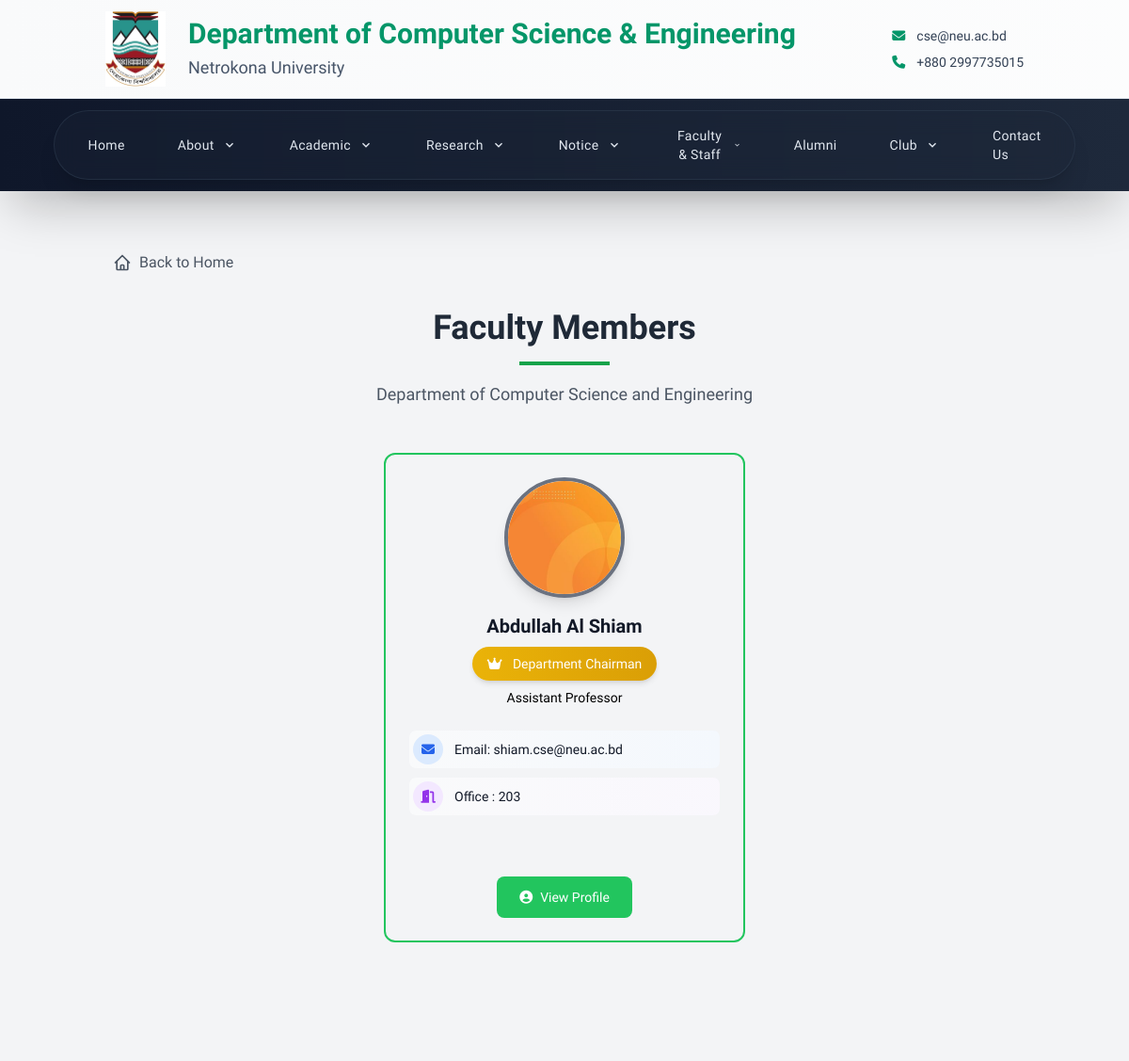
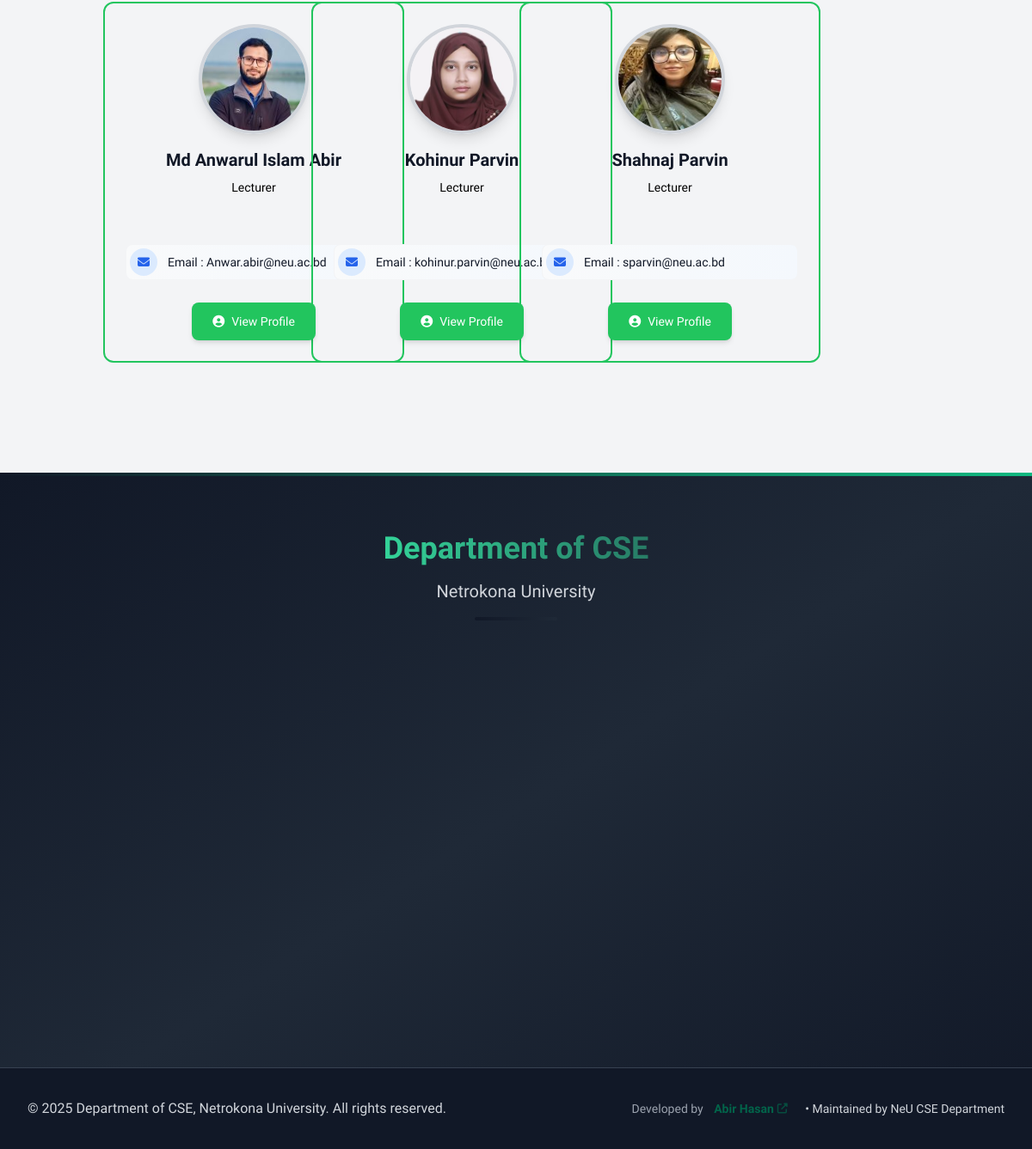
The page /faculty/active/ on the database its author committed (2 pictures, top to bottom).
### cse_app/models.py (models this page shows, shortened)
class FacultyMember(models.Model):
    DESIGNATION_CHOICES = (
        ('professor', 'Professor'),
        ('associate_professor', 'Associate Professor'),
        ('assistant_professor', 'Assistant Professor'),
        ('lecturer', 'Lecturer'),
        ('chairman', 'Chairman'),
    )
    STATUS_CHOICES = (
        ('active', 'Active'),
        ('on_leave', 'On Leave'),
        ('ex_chairman', 'Ex-Chairman'),
        ('past_faculty', 'Past Faculty'),
    )
    MEMBER_TYPE_CHOICES = (
        ('full_time', 'Full-time'),
        ('part_time', 'Part-time'),
        ('visiting', 'Visiting'),
        ('adjunct', 'Adjunct'),
    )
    user = models.OneToOneField(User, on_delete=models.CASCADE, null=True, blank=True)
    name = models.CharField(max_length=100)
    designation = models.CharField(max_length=30, choices=DESIGNATION_CHOICES)
    status = models.CharField(max_length=20, choices=STATUS_CHOICES, default='active')
    member_type = models.CharField(max_length=20, choices=MEMBER_TYPE_CHOICES, default='full_time')
    email = models.EmailField()
    phone = models.CharField(max_length=15, blank=True)
    room_no = models.CharField(max_length=10, blank=True)
    image = models.ImageField(upload_to='faculty/', blank=True)
    bio = models.TextField(blank=True)
    research_interest = models.TextField(blank=True)
    research_gate_url = models.URLField(blank=True, help_text="ResearchGate profile URL")
    google_scholar_url = models.URLField(blank=True, help_text="Google Scholar profile URL")
    orcid_url = models.URLField(blank=True, help_text="ORCID profile URL")
    linkedin_url = models.URLField(blank=True, help_text="LinkedIn profile URL")
    personal_website = models.URLField(blank=True, help_text="Personal website URL")
    research_activities = RichTextField(blank=True, help_text="Research activities and projects")
    publications = RichTextField(blank=True, help_text="List of publications")
    courses_taught = RichTextField(blank=True, help_text="Courses taught")
    membership = RichTextField(blank=True, help_text="Professional memberships")
    awards_honors = RichTextField(blank=True, help_text="Awards and honors received")
    others = RichTextField(blank=True, help_text="Other relevant information")
    cv_file = models.FileField(upload_to='faculty/cv/', blank=True, null=True, help_text="Upload CV/Resume")
    joined_date = models.DateField(blank=True, null=True)
    end_date = models.DateField(blank=True, null=True)
    is_current = models.BooleanField(default=True, help_text="Is this faculty member currently active?")
    is_chairman = models.BooleanField(default=False)
    class Meta:
        ordering = ['designation', 'name']
        verbose_name = 'Faculty Member'
        verbose_name_plural = 'Faculty Members'

### cse_app/views.py (the view)
# urls.py: path('faculty/active/', views.active_faculty, name='active_faculty'),
def active_faculty(request):
    active_faculty_members = FacultyMember.objects.filter(
        status='active',
        is_current=True
    ).order_by('joined_date', 'name')
    return render(request, 'cse/faculty_and_staff/active_faculty.html', {
        'faculty_members': active_faculty_members
    })

### cse_app/context_processors.py (called while the page is built)
def scrolling_notice(request):
    notice = ScrollingNotice.objects.filter(is_active=True).first()
    return {'scrolling_notice': notice.text if notice else ''}

### templates/cse/faculty_and_staff/active_faculty.html (shortened to what this page needs)
{% extends 'base.html' %}
{% block content %}
<div class="container mx-auto px-4 py-8">
    <div class="mb-8">
        <a href="{% url 'home' %}" class="inline-flex items-center text-gray-600 hover:text-green-600 transition-colors duration-200">
            Back to Home
        </a>
    </div>
    <div class="text-center mb-12">
        <h1 class="text-4xl font-bold mb-4 text-gray-800">Faculty Members</h1>
        <div class="w-24 h-1 bg-green-600 mx-auto mb-4"></div>
        <p class="text-lg text-gray-600 max-w-2xl mx-auto leading-relaxed">Department of Computer Science and Engineering</p>
    </div>
    {% for faculty in faculty_members %}
        {% if faculty.is_chairman %}
        <div class="mb-16">
            <div class="flex justify-center">
                <div class="rounded-xl border-2 border-green-500 h-[520px] flex flex-col w-full max-w-sm">
                    <div class="p-6 flex flex-col h-full">
                        <div class="flex justify-center mb-4">
                            {% if faculty.image %}
                                <div class="relative">
                                    <img src="{{ faculty.image.url }}" alt="{{ faculty.name }}" class="w-32 h-32 rounded-full object-cover border-4 border-gray-500 shadow-lg">
                                </div>
                            {% endif %}
                        </div>
                        <div class="text-center mb-6">
                            <h3 class="text-xl font-bold text-gray-900 mb-2">{{ faculty.name }}</h3>
                            <div class="inline-block bg-gradient-to-r from-yellow-500 to-yellow-600 text-white px-4 py-2 rounded-full text-sm font-medium shadow-md mb-2">
                                <i class="fas fa-crown mr-2"></i>
                                Department Chairman
                            </div>
                            <div class="text-black text-sm font-medium">
                                {{ faculty.get_designation_display }}
                            </div>
                        </div>
                        <div class="space-y-2 mb-6 flex-grow">
                            {% if faculty.email %}
                                <div class="flex items-center text-gray-600 bg-gradient-to-r from-gray-50 to-blue-50 rounded-lg p-1 border border-gray-100">
                                    <div class="flex-shrink-0 w-8 h-8 bg-blue-100 rounded-full flex items-center justify-center">
                                        <i class="fas fa-envelope text-blue-600 text-sm"></i>
                                    </div>
                                    <div class="ml-3 flex-1">
                                        <p class="text-sm font-medium text-gray-900">Email: {{ faculty.email }}</p>
                                    </div>
                                </div>
                            {% endif %}
                            {% if faculty.room_no %}
                                <div class="flex items-center text-gray-600 bg-gradient-to-r from-gray-50 to-purple-50 rounded-lg p-1 border border-gray-100">
                                    <div class="flex-shrink-0 w-8 h-8 bg-purple-100 rounded-full flex items-center justify-center">
                                        <i class="fas fa-door-open text-purple-600 text-sm"></i>
                                    </div>
                                    <div class="ml-3 flex-1">
                                        <p class="text-sm font-medium text-gray-900">Office : {{ faculty.room_no }}</p>
                                    </div>
                                </div>
                            {% endif %}
                        </div>
                        <div class="text-center mt-auto">
                            <a href="{% url 'faculty_detail' faculty.id %}"
                               class="inline-flex items-center px-6 py-3 bg-green-500 text-white text-sm font-medium rounded-lg hover:bg-green-600 transition-all duration-200 transform hover:scale-105">
                                <i class="fas fa-user-circle mr-2"></i>
                                View Profile
                            </a>
                        </div>
                    </div>
                </div>
            </div>
        </div>
        {% endif %}
    {% endfor %}
    {% regroup faculty_members by designation as grouped_faculty %}
    {% for group in grouped_faculty %}
        {% if group.grouper == 'lecturer' %}
            {% with lecturers=group.list %}
                {% if lecturers %}
                    <div class="mb-16">
                        <div class="grid grid-cols-1 md:grid-cols-2 lg:grid-cols-4 gap-2">
                            {% for faculty in lecturers %}
                                {% if not faculty.is_chairman %}
                                    {% include "cse/faculty_and_staff/faculty_card.html" with faculty=faculty %}
                                {% endif %}
                            {% endfor %}
                        </div>
                    </div>
                {% endif %}
            {% endwith %}
        {% endif %}
    {% endfor %}
</div>
{% endblock %}

### templates/cse/faculty_and_staff/faculty_card.html (shortened to what this page needs)
<div class="rounded-xl border-2 border-green-500 h-[420px] w-[250px] lg:w-[350px] flex flex-col">
    <div class="p-6 flex flex-col h-full">
        <div class="flex justify-center mb-4">
            {% if faculty.image %}
                <div class="relative">
                    <img src="{{ faculty.image.url }}" alt="{{ faculty.name }}" class="w-32 h-32 rounded-full object-cover border-4 border-gray-300 shadow-lg">
                </div>
            {% endif %}
        </div>
        <div class="text-center mb-6 flex-grow">
            <h3 class="text-xl font-bold text-gray-900 mb-2">{{ faculty.name }}</h3>
            <div class="text-black text-sm font-medium">
                {{ faculty.get_designation_display }}
            </div>
        </div>
        <div class="space-y-3 mb-2 min-h-[60px]">
            {% if faculty.email %}
                <div class="flex items-center text-gray-600 bg-gradient-to-r from-gray-50 to-blue-50 rounded-lg p-1 border border-gray-100">
                    <div class="flex-shrink-0 w-8 h-8 bg-blue-100 rounded-full flex items-center justify-center">
                        <i class="fas fa-envelope text-blue-600 text-sm"></i>
                    </div>
                    <div class="ml-3 flex-1">
                        <p class="text-sm font-medium text-gray-900">Email : {{ faculty.email }}</p>
                    </div>
                </div>
            {% endif %}
        </div>
        <div class="text-center mt-auto">
            <a href="{% url 'faculty_detail' faculty.id %}"
               class="inline-flex items-center px-6 py-3 bg-green-500 text-white text-sm font-medium rounded-lg hover:bg-green-600 transition-all duration-200 shadow-md hover:shadow-lg transform hover:scale-105">
                <i class="fas fa-user-circle mr-2"></i>
                View Profile
            </a>
        </div>
    </div>
</div>

### templates/base.html (style rules this page uses)
* { font-family: 'Nunito Sans', -apple-system, BlinkMacSystemFont, 'Segoe UI', Roboto, Oxygen, Ubuntu, Cantarell, sans-serif; }
.font-bold { font-weight: 700; }
:root { --custom-green: #02644A; --custom-green-hover: #00916a; }
html { scroll-behavior: smooth; }

### templates/Footer.html (style rules this page uses)
.bg-gradient-to-r { background-size: 200% 200%; animation: gradientShift 4s ease infinite; }

### rows shown on the page
FacultyMember: image (picture), name "Abdullah Al Shiam", designation "Assistant Professor", email "shiam.cse@neu.ac.bd", room_no "203"
FacultyMember: image (picture), name "Md Anwarul Islam Abir", designation "Lecturer", email "Anwar.abir@neu.ac.bd"
FacultyMember: image (picture), name "Kohinur Parvin", designation "Lecturer", email "kohinur.parvin@neu.ac.bd"
FacultyMember: image (picture), name "Shahnaj Parvin", designation "Lecturer", email "sparvin@neu.ac.bd"
